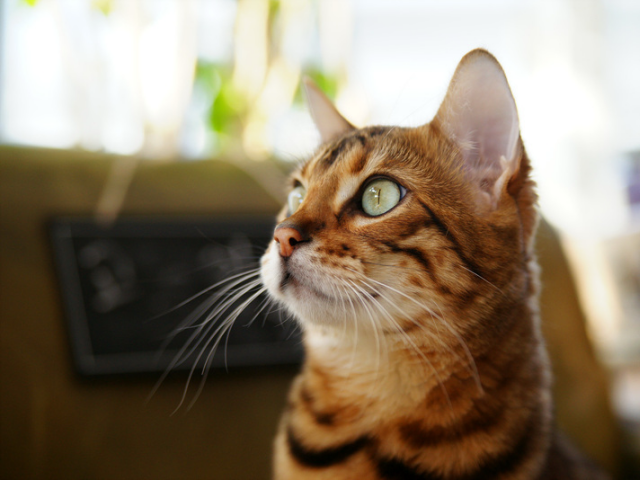
//> input picture project/MatOp/cat.bmp, 640 x 480 px
$ ./main   (built with g++ and OpenCV 4)
//> lines starting //> are read from the running program, lines starting //| are printed output that depends on the picture
#include "opencv2/opencv.hpp"
#include <iostream>

using namespace cv;
using namespace std;

void MatOp1();
void MatOp2();
void MatOp3();
void MatOp4();
void MatOp5();
void MatOp6();
void MatOp7();

// [88 lines left out: functions main, MatOp1, MatOp2, not called in this run]

void MatOp3()
{
	Mat img1 = imread("cat.bmp");
//> img1 is the input picture: 480 rows x 640 cols, CV_8UC3; mean B, G, R 104.5, 125.6, 140.8

	if (img1.empty()) {
		cerr << "Image load failed!" << endl;
		return;
	}

	Mat img2 = img1(Rect(220, 120, 340, 240));
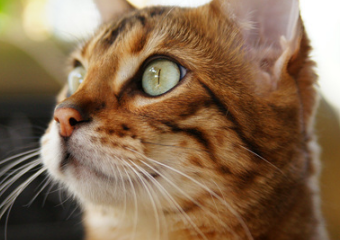
//> img2: 240 rows x 340 cols, CV_8UC3; mean B, G, R 80, 107.4, 134.5
	Mat img3 = img1(Rect(220, 120, 340, 240)).clone();

	Mat img4 = img1(Range(120, 120 + 240), Range(220, 220 + 340));
	imshow("img4_before", img4);

	img2 = ~img2;
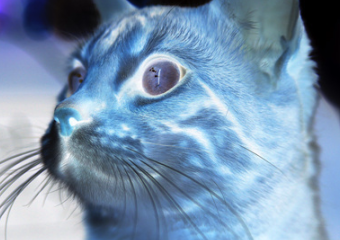
//> img2: 240 rows x 340 cols, CV_8UC3; mean B, G, R 175, 147.6, 120.5

	imshow("img1", img1);
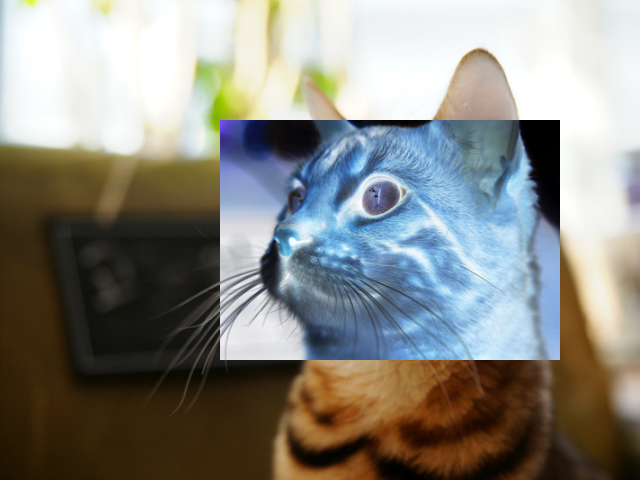
//> window 'img1': 480 rows x 640 cols, CV_8UC3; mean B, G, R 129.8, 136.3, 137.1
	imshow("img2", img2);
	imshow("img3", img3);

	imshow("img4_after", img4);
	imshow("img5", img1.rowRange(100, 200));
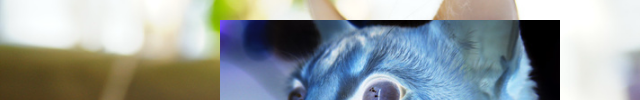
//> window 'img5': 100 rows x 640 cols, CV_8UC3; mean B, G, R 157.3, 156.9, 148.9
	imshow("img6", img1.colRange(400, 600));
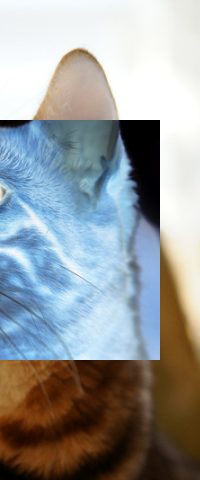
//> window 'img6': 480 rows x 200 cols, CV_8UC3; mean B, G, R 154.9, 153.7, 149.9

	waitKey();
	destroyAllWindows();
}

// [135 lines left out: functions MatOp4, MatOp5, MatOp6, MatOp7, not called in this run]

// added to run one function of the file
int main() { MatOp3(); }
